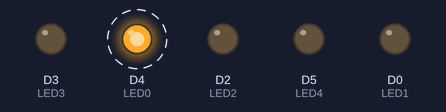
This sketch was run on a simulated ESP8266 (NodeMCU). On the bench: output pins drawn as LEDs (lit = HIGH). Dashed ring = blinking. What the sketch prints to the serial monitor is not drawn.

Above: at 0.62 s.
Timing chart, 0 to 3.5 s (numbered marks = the images above):
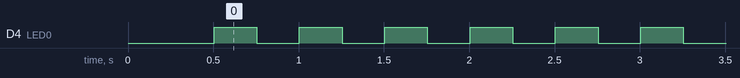

The sketch:

servidor.ino
```cpp
/*
   Communication between 4 ESPs with ESP central without Router
   This project was done on July 7, 2018, by Engineer Jemerson Marques
   the code was edited and adapted for this project.
   You can find more information on our website:
   http://www.fvml.com.br/2018/12/comunicacao-entre-4-esps-com-central.html?showComment=1562335021956#c5759332917663913896
*/

//-- Libraries Included --------------------------------------------------------------
#include <ESP8266WiFi.h>
//------------------------------------------------------------------------------------
// Define I/O Pins
#define     LED0      2           // WIFI Module LED
#define     LED1      D0          // Connectivity With Client
#define     LED2      D2          // Connectivity With Client #1
#define     LED3      D3          // Connectivity With Client #2
#define     LED4      D5          // Connectivity With Client #3
#define     BUTTON    D1          // Connectivity ReInitiate Button
//------------------------------------------------------------------------------------
// Authentication Variables
char*       ESPssid;              // SERVER WIFI NAME
char*       ESPpassword;          // SERVER PASSWORD
String      Message;              // VARIABLE RECEIVE DATA FROM OTHER CLIENTS
//------------------------------------------------------------------------------------
#define     MAXSC     6           // MAXIMUM NUMBER OF CLIENTS

WiFiServer  ESPServer(9001);      // THE SERVER AND THE PORT NUMBER
WiFiClient  ESPClient[MAXSC];     // THE SERVER CLIENTS (Devices)
//====================================================================================

void setup()
{
  // Setting The Serial Port
  Serial.begin(115200);           // Computer Communication

  // Setting The Mode Of Pins
  pinMode(LED0, OUTPUT);          // WIFI OnBoard LED Light
  pinMode(LED1, OUTPUT);          // Indicator For Client  Connectivity
  pinMode(LED2, OUTPUT);          // Indicator For Client  Connectivity
  pinMode(LED3, OUTPUT);          // Indicator For Client  Connectivity
  pinMode(LED4, OUTPUT);          // Indicator For Client  Connectivity
  pinMode(BUTTON, INPUT_PULLUP);  // Initiate Connectivity

  // Print Message Of I/O Setting Progress
  Serial.println();
  Serial.println("I/O Pins Modes Set .... Done");

  // Setting Up A Wifi Access Point
  SetWifi("FVMLearning", "");
}

//====================================================================================

void loop()
{
  AvailableClients();     // Checking For Available Clients
  AvailableMessage();     // Checking For Available Client Messages
}

//====================================================================================

void SetWifi(char* Name, char* Password)
{
  // Stop Any Previous WIFI
  WiFi.disconnect();

  // Setting The Wifi Mode
  WiFi.mode(WIFI_AP_STA);
  Serial.println("WIFI Mode : AccessPoint Station");

  // Setting The AccessPoint Name & Password
  ESPssid      = Name;
  ESPpassword  = Password;

  // Starting The Access Point
  WiFi.softAP(ESPssid, ESPpassword);
  Serial.println("WIFI < " + String(ESPssid) + " > ... Started");

  // Wait For Few Seconds
  delay(500);

  // Getting Server IP
  IPAddress IP = WiFi.softAPIP();

  // Printing The Server IP Address
  Serial.print("AccessPoint IP : ");
  Serial.println(IP);

  // Printing MAC Address
  Serial.print("AccessPoint MC : ");
  Serial.println(String(WiFi.softAPmacAddress()));

  // Starting Server
  ESPServer.begin();
  ESPServer.setNoDelay(true);
  Serial.println("Server Started");
}

//====================================================================================

void AvailableClients()
{
  if (ESPServer.hasClient())
  {
    // Read LED0 Switch To Low If High.
    if (digitalRead(LED0) == HIGH) digitalWrite(LED0, LOW);

    // Light Up LED1
    digitalWrite(LED1, HIGH);

    for (uint8_t i = 0; i < MAXSC; i++)
    {
      //find free/disconnected spot
      if (!ESPClient[i] || !ESPClient[i].connected())
      {
        // Checks If Previously The Client Is Taken
        if (ESPClient[i])
        {
          ESPClient[i].stop();
        }

        // Checks If Clients Connected To The Server
        if (ESPClient[i] = ESPServer.available())
        {
          Serial.println("New Client: " + String(i + 1));
        }

        // Continue Scanning
        continue;
      }
    }

    //no free/disconnected spot so reject
    WiFiClient ESPClient = ESPServer.available();
    ESPClient.stop();
  }
  else
  {
    // This LED Blinks If No Clients Where Available
    digitalWrite(LED0, HIGH);
    delay(250);
    digitalWrite(LED0, LOW);
    delay(250);
  }
}

//====================================================================================

void AvailableMessage()
{
  //check clients for data
  for (uint8_t i = 0; i < MAXSC; i++)
  {
    if (ESPClient[i] && ESPClient[i].connected() && ESPClient[i].available())
    {
      while (ESPClient[i].available())
      {
        Message = ESPClient[i].readStringUntil('\r');
        ESPClient[i].flush();
        ClientNumber();
        Serial.println("Client No " + String(i + 1) + " - " + Message);
      }
    }
  }
}

// =================================================================================

void  ClientNumber() {

  if (Message == "<Cliente 01-1>") {            // Check clent number, 01 = client 1, and after trace, status 1 = on, 0 = off
    digitalWrite(LED2, HIGH);
  }
  if (Message == "<Cliente 01-0>") {
    digitalWrite(LED2, LOW);
  }
  if (Message == "<Cliente 02-1>") {
    digitalWrite(LED3, HIGH);
  }
  if (Message == "<Cliente 02-0>") {
    digitalWrite(LED3, LOW);
  }
  if (Message == "<Cliente 03-1>") {
    digitalWrite(LED4, HIGH);
  }
  if (Message == "<Cliente 03-0>") {
    digitalWrite(LED4, LOW);
  }
}


//====================================================================================
```

Measured:
- by itself, D4 (LED0): alternates HIGH for 0.25 s and LOW for 0.25 s
